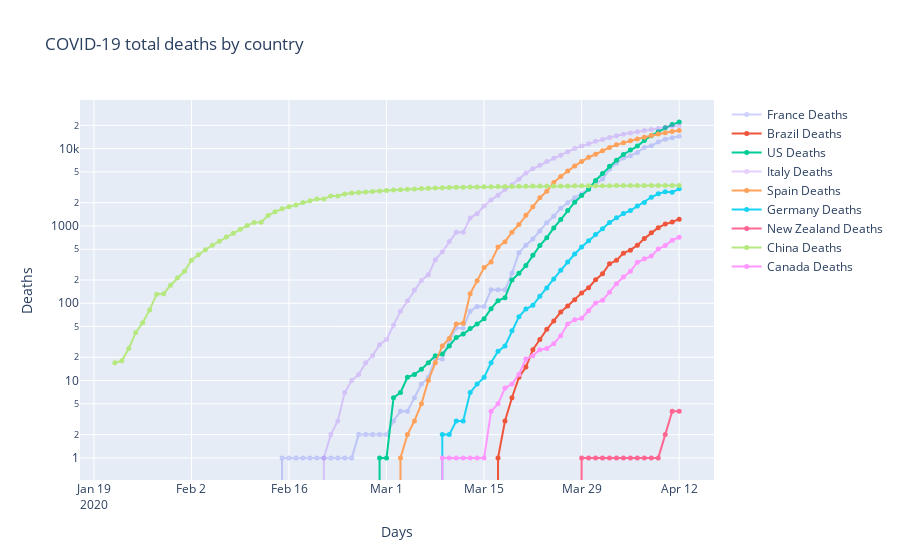

Here is the notebook cell this chart was saved with:
### Code cell
figdc = go.Figure(series)
figdc.update_layout(title_text='COVID-19 total deaths by country')
figdc.update_xaxes(title_text='Days')
figdc.update_yaxes(title_text='Deaths', type='log')
#py.iplot(figdc, file='covid-19.html', auto_open=False)
figdc.show()
